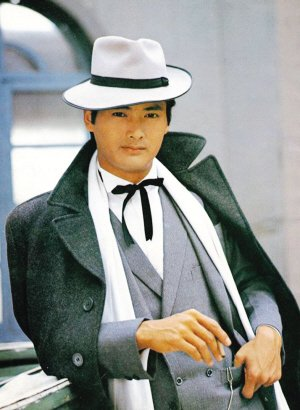
#> input picture 8_图片处理/2.jpg, 300 x 410 px, found by its file name
$ python '图片处理2.py'
#> lines starting #> are read from the running program, lines starting #| are printed output that depends on the picture
from PIL import Image

# 打开一个jpg图像文件，注意是当前路径:
im = Image.open(r'C:\Users\Lenovo\PycharmProjects\untitled1\project\8_图片处理\2.jpg')
#> im is the input picture: PIL image 300x410 RGB; mean R, G, B 144.9, 147.5, 143.5

# rotate()函数，作用旋转图片，参数为Int，代表角度值
im.rotate(45).save('rotate45.png') # 逆时针旋转
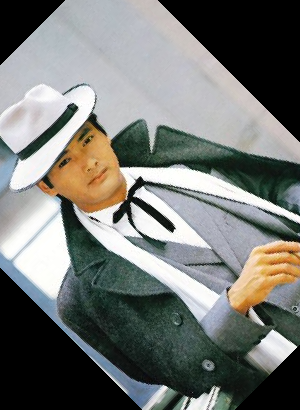
#> saved as rotate45.png: PIL image 300x410 RGB; mean R, G, B 116.9, 119, 115.3
im.rotate(90).save('rotate90.png')
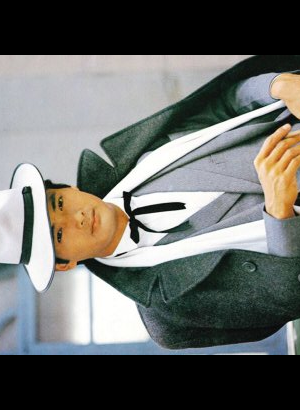
#> saved as rotate90.png: PIL image 300x410 RGB; mean R, G, B 107, 108.6, 105.3
im.rotate(180).save('rotate180.png')
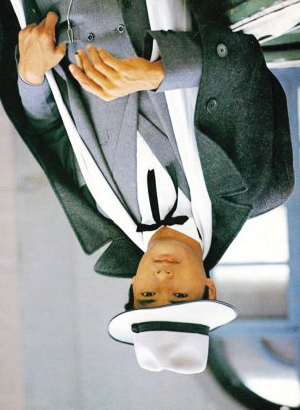
#> saved as rotate180.png: PIL image 300x410 RGB; mean R, G, B 144.9, 147.5, 143.5
im.rotate(-45).save('rotate-45.png')
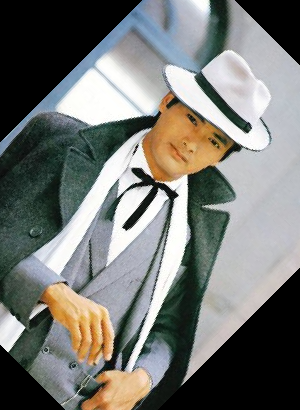
#> saved as rotate-45.png: PIL image 300x410 RGB; mean R, G, B 118, 119.4, 115.5
im.rotate(-90).save('rotate-90.png')
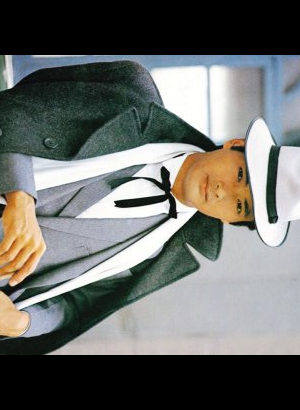
#> saved as rotate-90.png: PIL image 300x410 RGB; mean R, G, B 107, 108.6, 105.3

# transpose()函数，作用图片转换，有多种模式，这里使用翻转模式flip
im.transpose(Image.FLIP_LEFT_RIGHT).save('左右翻转.png')
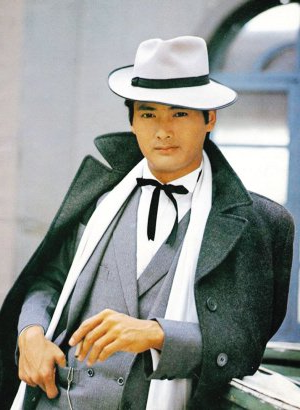
#> saved as 左右翻转.png: PIL image 300x410 RGB; mean R, G, B 144.9, 147.5, 143.5
im.transpose(Image.FLIP_TOP_BOTTOM).save('上下翻转.png')
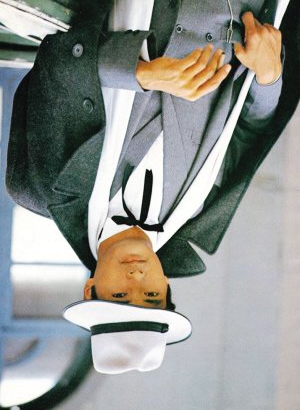
#> saved as 上下翻转.png: PIL image 300x410 RGB; mean R, G, B 144.9, 147.5, 143.5

$ run again, with 8_图片处理/2_裁剪.jpg copied over 8_图片处理/2.jpg
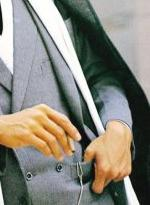
#> input picture 8_图片处理/2_裁剪.jpg, 150 x 205 px, found by its file name
#> im is the input picture: PIL image 150x205 RGB; mean R, G, B 136.4, 134, 124.4
#> `im.transpose(Image.FLIP_LEFT_RIGHT).save('左右翻转.png')`:
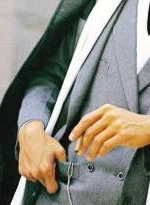
#> saved as 左右翻转.png: PIL image 150x205 RGB; mean R, G, B 136.4, 134, 124.4
#> `im.transpose(Image.FLIP_TOP_BOTTOM).save('上下翻转.png')`:
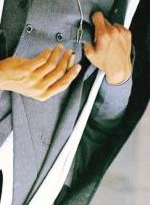
#> saved as 上下翻转.png: PIL image 150x205 RGB; mean R, G, B 136.4, 134, 124.4
